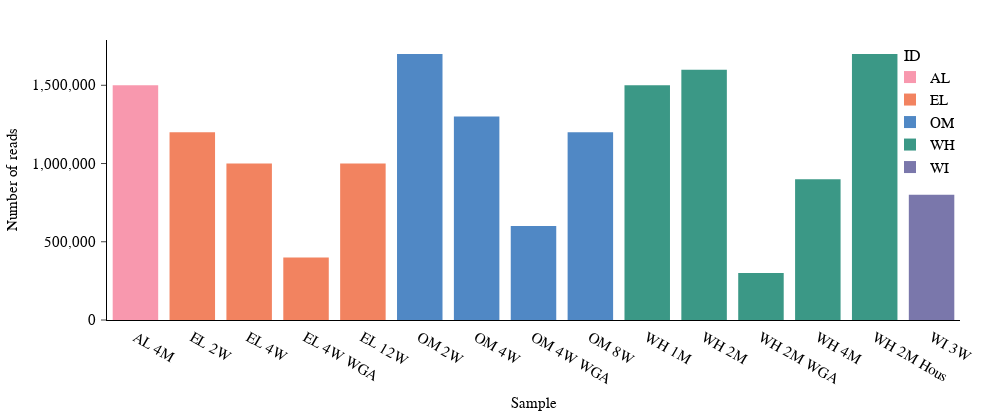

The cell this chart's notebook holds for it:
### Markdown cell above
# 10. Bar chart with colored categories using `plotly`

### Code cell
color_labels = [idx.split(" ")[0] for idx in sample_id]
color_dict = {
    label: color
    for label, color in zip(
        set(color_labels), [apc.aster, apc.aegean, apc.amber, apc.seaweed, apc.rose]
    )
}

fig = px.bar(
    x=sample_id,
    y=num_reads,
    color=color_labels,
    color_discrete_map=color_dict,
    title=None,
)

fig.update_layout(
    xaxis_title="Sample",
    yaxis_title="Number of reads",
    legend=dict(title="ID"),
)

apc.plotly.style_plot(fig, categorical_axes="x", monospaced_axes="y")
apc.plotly.style_legend(fig)
apc.plotly.add_commas_to_axis_tick_labels(fig)
apc.plotly.set_figure_dimensions(fig, "full_wide")

fig.show()

### Figure 1 — Plotly figure (JSON) as saved in the notebook; plotly's stock layout.template omitted (floating-point values rounded to 4 significant figures)
{"data": [{"hovertemplate": "color=AL<br>x=%{x}<br>y=%{y}<extra></extra>", "legendgroup": "AL", "marker": {"color": "#F898AE", "pattern": {"shape": ""}}, "name": "AL", "orientation": "v", "showlegend": true, "textposition": "auto", "type": "bar", "x": ["AL 4M"], "xaxis": "x", "y": [1500000], "yaxis": "y"}, {"hovertemplate": "color=EL<br>x=%{x}<br>y=%{y}<extra></extra>", "legendgroup": "EL", "marker": {"color": "#F28360", "pattern": {"shape": ""}}, "name": "EL", "orientation": "v", "showlegend": true, "textposition": "auto", "type": "bar", "x": ["EL 2W", "EL 4W", "EL 4W WGA", "EL 12W"], "xaxis": "x", "y": [1200000, 1000000, 400000, 1000000], "yaxis": "y"}, {"hovertemplate": "color=OM<br>x=%{x}<br>y=%{y}<extra></extra>", "legendgroup": "OM", "marker": {"color": "#5088C5", "pattern": {"shape": ""}}, "name": "OM", "orientation": "v", "showlegend": true, "textposition": "auto", "type": "bar", "x": ["OM 2W", "OM 4W", "OM 4W WGA", "OM 8W"], "xaxis": "x", "y": [1700000, 1300000, 600000, 1200000], "yaxis": "y"}, {"hovertemplate": "color=WH<br>x=%{x}<br>y=%{y}<extra></extra>", "legendgroup": "WH", "marker": {"color": "#3B9886", "pattern": {"shape": ""}}, "name": "WH", "orientation": "v", "showlegend": true, "textposition": "auto", "type": "bar", "x": ["WH 1M", "WH 2M", "WH 2M WGA", "WH 4M", "WH 2M Hous"], "xaxis": "x", "y": [1500000, 1600000, 300000, 900000, 1700000], "yaxis": "y"}, {"hovertemplate": "color=WI<br>x=%{x}<br>y=%{y}<extra></extra>", "legendgroup": "WI", "marker": {"color": "#7A77AB", "pattern": {"shape": ""}}, "name": "WI", "orientation": "v", "showlegend": true, "textposition": "auto", "type": "bar", "x": ["WI 3W"], "xaxis": "x", "y": [800000], "yaxis": "y"}], "layout": {"barmode": "relative", "height": 420, "legend": {"title": {"text": "ID"}, "tracegroupgap": 0}, "width": 1000, "xaxis": {"anchor": "y", "domain": [0, 1], "tickformat": ",", "ticks": "", "title": {"text": "Sample"}}, "yaxis": {"anchor": "x", "domain": [0, 1], "tickfont": {"family": "SuisseIntlMono", "size": 14.5}, "tickformat": ",", "title": {"text": "Number of reads"}}}}
